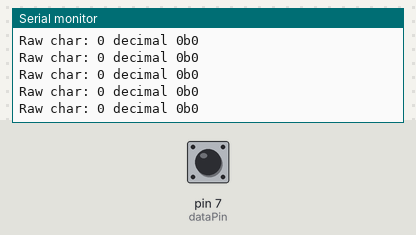
Recording of a sketch running on a simulated Arduino Leonardo, built with avr-gcc and run on an emulated ATmega32U4. Parts: the last lines printed to the serial monitor. The inputs (shaded band) are chosen by the test bench; at power-on: pin 7 (dataPin) LOW.

Above: at 1.2 s.
1.3 s: pin 7 (dataPin) driven HIGH
At 1.7 s:
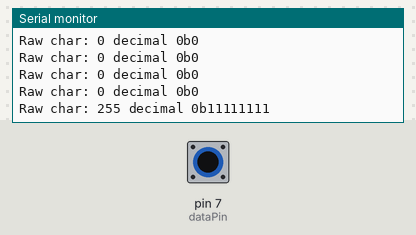
2.8 s: pin 7 (dataPin) pulsed LOW 2 times (0.12 s each, 0.3 s apart)
At 4.5 s:
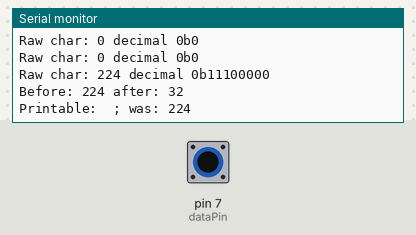
Timing chart, 0 to 6.0 s (numbered marks = the images above; inputs shaded):
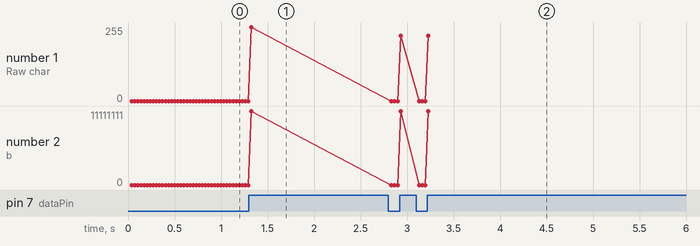

The sketch:

keyboardv1.ino
```cpp
/*
   Simple keyboard interface. Triggers when the data pin goes low.
   Records 8 bits at 110 baud and looks up the value to send back.
*/
#include <Keyboard.h>
#include "vg_keys.h"

// Whether to write logs through the serial library (true, default),
// or to act as a true USB keyboard (false).
bool useSerialLibrary = true;

const int dataPin = 7;      // pin 6 on the KB connector (and pin 6 of the RJ12)
const int resetPin = 9;     // pin 2 on the KB connector (and pin 4 on the RJ12)

void setup() {
  pinMode(resetPin, OUTPUT);
  pinMode(dataPin, INPUT);
  setupTable();

  Serial.begin(9600);
  Serial.println("Hello keyboardv1 with setup. Compiled: " __DATE__);
  setUseSerialLibrary(true);
}

void reset() {
  // Set the reset pin low for 5 ms.
  digitalWrite(resetPin, LOW);
  delay(5);
  digitalWrite(resetPin, HIGH);
}

void setUseSerialLibrary(bool use) {
  if (use) {
    Serial.println("Stopping keyboard, starting serial");
    reset();
  } else {
    Serial.println("Stopping serial, starting keyboard");
    reset();
    delay(100);
    reset();
  }
  useSerialLibrary = use;
}

// Microseconds to wait between bits. Corresponds to 110 baud, empirically determined.
#define BAUD_DELAY_US 3387

// Have to have at least one high reading before triggering low.
boolean oneHigh = false;

void loop() {
  int data = digitalRead(dataPin);
  if (oneHigh && data == LOW) {
    byte key = getKeyFromVG();
    if (useSerialLibrary) {
      Serial.print("Raw char: "); Serial.print(key); Serial.print(" decimal 0b"); Serial.println(key, BIN);
    }
    if (key != 0 && key != 255) {
      // If the keyboard has no power it will return all lows, sending back an avalanche of
      // zeros. Ignore (for now?)
      sendChar(key);
    }
    oneHigh = false;
  } else {
    oneHigh = true;
  }
}

/** Get a keystroke from the VG keyboard */
byte getKeyFromVG() {
  // Wait half a cycle so that we're sampling in the middle of the bit.
  delayMicroseconds(BAUD_DELAY_US / 2);

  int theKey = 0;
  for (int i = 0; i <= 8; ++i) {
    int data = digitalRead(dataPin);

    // Shift right and possibly shift in a 1.
    theKey >>= 1;
    if (data == HIGH) {
      theKey = theKey | 0x80;
    }

    // Wait for the next bit
    delayMicroseconds(BAUD_DELAY_US);
  }

  return (byte) theKey;
}

bool nextIsAlt = false;
bool nextIsCtrl = false;
bool nextIsShift = false;
bool numLock = false;

int translationTable[256];
int numLockTable[256];

/* Send a key chord over the USB. */
void sendChar(byte key) {
  if (key == VG_F6 + VG_CTRL + VG_SHIFT) { // 246
    // Toggles the keyboard-iness
    setUseSerialLibrary(!useSerialLibrary);
  }

  int translated = translationTable[key];
  if (numLock) {
    translated = numLockTable[key];
  }
  if (useSerialLibrary) {
    Serial.print("Before: "); Serial.print(key); Serial.print(" after: "); Serial.println(translated);
  }

  // Figure out what to do with the key
  //  * If "next is alt", send this char as alt
  //  * printable characters just get sent
  //  * F13 is toggles "send next char as "alt""
  //  * F14 is toggles "numLock"
  //  * Other characters are translated.
  if (nextIsAlt || nextIsCtrl || nextIsShift) {
    if (nextIsAlt) {
      translated |= ALT_MOD;
    }
    if (nextIsCtrl) {
      translated |= CTRL_MOD;
    }
    if (nextIsShift) {
      translated |= SHIFT_MOD;
    }
    pressKey(translated, key);
    nextIsAlt = false;
    nextIsCtrl = false;
    nextIsShift = false;
  }
  // Printable character
  else if (translated >= ' ' && translated <= '~') {
    if (useSerialLibrary) {
      Serial.print("Printable: "); Serial.print((char) translated);
      if (key != translated) {
        Serial.print("; was: "); Serial.println(key);
      } else {
        Serial.println();
      }
    } else {
      Keyboard.begin();
      Keyboard.write(translated);
      Keyboard.end();
    }
  }
  // Deal with unprintables
  else if ((translated & 0xff) == KEY_F13) {
    nextIsAlt = translated == KEY_F13;
    nextIsCtrl = (translated & CTRL_MOD) == CTRL_MOD;
    nextIsShift = (translated & SHIFT_MOD) == SHIFT_MOD;
    // if next is shift, but neither of the others, it's alt+shift.
    if (nextIsShift && !nextIsAlt && !nextIsCtrl) {
      nextIsAlt = true;
    }
    if (useSerialLibrary) {
      Serial.print("F13: nextIsAlt. nextIsCtrl: "); Serial.print(nextIsCtrl);
      Serial.print(". nextIsShift: "); Serial.println(nextIsShift);
    }
  } else if (translated == KEY_F14) {
    numLock = !numLock;
    if (useSerialLibrary) {
      Serial.print("F14: Toggling numlock "); Serial.println(numLock);
    }
  } else {
    // Function key or other unprintable.
    pressKey(translated, key);
  }
}

void pressKey(int translated, byte key) {
  byte rawCode = (byte) (translated & 0xff);
  if (useSerialLibrary) {
    if ((translated & CTRL_MOD) == CTRL_MOD) {
      Serial.print("ctrl+");
    }
    if ((translated & ALT_MOD) == ALT_MOD) {
      Serial.print("alt+");
    }
    if ((translated & SHIFT_MOD) == SHIFT_MOD) {
      Serial.print("shift+");
    }
    if (key >= ' ' && key <= '~') {
      Serial.print((char) rawCode); Serial.print(" ; was: "); Serial.println(key);
    } else {
      Serial.print((int) rawCode); Serial.print(" decimal; was decimal: "); Serial.println(key);
    }
  } else {
    Keyboard.begin();
    if ((translated & CTRL_MOD) == CTRL_MOD) {
      Keyboard.press(KEY_LEFT_CTRL);
    }
    if ((translated & ALT_MOD) == ALT_MOD) {
      Keyboard.press(KEY_LEFT_ALT);
    }
    if ((translated & SHIFT_MOD) == SHIFT_MOD) {
      Keyboard.press(KEY_LEFT_SHIFT);
    }
    Keyboard.write(rawCode);
    delay(100);
    Keyboard.releaseAll();
    Keyboard.end();
  }
}
```

setup.ino
```cpp
#include <Keyboard.h>
#include "vg_keys.h"

/** Set up the translation table and numLock table for all keys */
void setupTable() {
  for (int i = 0; i < 256; i++)  {
    if (i >= ' ' && i <= '~') {
      // Printable characters
      translationTable[i] = i;
    } else if (i < ' ') {
      // Control characters, except for exceptions, below.
      translationTable[i] = CTRL_MOD + i + 96;
    } else {
      // Initialize the whole table so it defaults anything not mapped to space
      translationTable[i] = ' ';
    }
  }

  translationTable[VG_TAB] = KEY_TAB;
  translationTable[VG_LINEFEED] = KEY_LEFT_GUI; // Windows key
  translationTable[VG_ENTER] = KEY_RETURN;
  translationTable[VG_ESC] = KEY_ESC;

  translationTable[VG_SHIFT_TAB] = SHIFT_MOD + KEY_TAB;
  translationTable[VG_CTRL_BACKSLASH] = CTRL_MOD + '/';
  translationTable[VG_CTRL_SHIFT_DASH] = CTRL_MOD + SHIFT_MOD + '-';
  translationTable[VG_CTRL_SHIFT_6] = CTRL_MOD + SHIFT_MOD + '6';

  // Delete and backspace are swapped.
  translationTable[VG_DEL] = KEY_BACKSPACE;
  translationTable[VG_BACKSPACE] = KEY_DELETE;

  setupKeyWModifiers(VG_F1, KEY_F1);
  setupKeyWModifiers(VG_F2, KEY_F2);
  setupKeyWModifiers(VG_F3, KEY_F3);
  setupKeyWModifiers(VG_F4, KEY_F4);
  setupKeyWModifiers(VG_F5, KEY_F5);
  setupKeyWModifiers(VG_F6, KEY_F6);
  setupKeyWModifiers(VG_F7, KEY_F7);
  setupKeyWModifiers(VG_F8, KEY_F8);
  setupKeyWModifiers(VG_F9, KEY_F9);
  setupKeyWModifiers(VG_F10, KEY_F10);
  setupKeyWModifiers(VG_F11, KEY_F11);
  setupKeyWModifiers(VG_F12, KEY_F12);
  setupKeyWModifiers(VG_F13, KEY_F13);
  setupKeyWModifiers(VG_F14, KEY_F14);

  setupKeyWModifiers(VG_UP, KEY_UP_ARROW);
  setupKeyWModifiers(VG_DOWN, KEY_DOWN_ARROW);
  setupKeyWModifiers(VG_LEFT, KEY_LEFT_ARROW);
  setupKeyWModifiers(VG_RIGHT, KEY_RIGHT_ARROW);

  translationTable[VG_NP_ENTER] = KEY_RETURN;
  translationTable[VG_NP_ENTER + VG_SHIFT] = SHIFT_MOD + KEY_RETURN;

  // Numlock off: cursor keys:
  translationTable[VG_NP_0] = KEY_INSERT;
  translationTable[VG_NP_1] = KEY_END;
  translationTable[VG_NP_2] = KEY_DOWN_ARROW;
  translationTable[VG_NP_3] = KEY_PAGE_DOWN;
  translationTable[VG_NP_4] = KEY_LEFT_ARROW;
  translationTable[VG_NP_5] = '5';
  translationTable[VG_NP_6] = KEY_RIGHT_ARROW;
  translationTable[VG_NP_7] = KEY_HOME;
  translationTable[VG_NP_8] = KEY_UP_ARROW;
  translationTable[VG_NP_9] = KEY_PAGE_UP;
  translationTable[VG_NP_COMMA] = ',';
  translationTable[VG_NP_DASH] = '-';
  translationTable[VG_NP_DOT] = KEY_DELETE;

  translationTable[VG_NP_1 + VG_CTRL] = CTRL_MOD + KEY_END;
  translationTable[VG_NP_2 + VG_CTRL] = CTRL_MOD + KEY_DOWN_ARROW;
  translationTable[VG_NP_3 + VG_CTRL] = CTRL_MOD + KEY_PAGE_DOWN;
  translationTable[VG_NP_4 + VG_CTRL] = CTRL_MOD + KEY_LEFT_ARROW;
  translationTable[VG_NP_6 + VG_CTRL] = CTRL_MOD + KEY_RIGHT_ARROW;
  translationTable[VG_NP_7 + VG_CTRL] = CTRL_MOD + KEY_HOME;
  translationTable[VG_NP_8 + VG_CTRL] = CTRL_MOD + KEY_UP_ARROW;
  translationTable[VG_NP_9 + VG_CTRL] = CTRL_MOD + KEY_PAGE_UP;

  translationTable[VG_NP_0 + VG_SHIFT] = '0';
  translationTable[VG_NP_1 + VG_SHIFT] = '1';
  translationTable[VG_NP_2 + VG_SHIFT] = '2';
  translationTable[VG_NP_3 + VG_SHIFT] = '3';
  translationTable[VG_NP_4 + VG_SHIFT] = '4';
  translationTable[VG_NP_5 + VG_SHIFT] = '5';
  translationTable[VG_NP_6 + VG_SHIFT] = '6';
  translationTable[VG_NP_7 + VG_SHIFT] = '7';
  translationTable[VG_NP_8 + VG_SHIFT] = '8';
  translationTable[VG_NP_9 + VG_SHIFT] = '9';
  translationTable[VG_NP_COMMA + VG_SHIFT] = ',';
  translationTable[VG_NP_DASH + VG_SHIFT] = '-';
  translationTable[VG_NP_DOT + VG_SHIFT] = '.';

  for (int i = 0; i < 256; i++)  {
    numLockTable[i] = translationTable[i];
  }

  // Numlock overrides:
  numLockTable[VG_NP_0] = '0';
  numLockTable[VG_NP_1] = '1';
  numLockTable[VG_NP_2] = '2';
  numLockTable[VG_NP_3] = '3';
  numLockTable[VG_NP_4] = '4';
  numLockTable[VG_NP_5] = '5';
  numLockTable[VG_NP_6] = '6';
  numLockTable[VG_NP_7] = '7';
  numLockTable[VG_NP_8] = '8';
  numLockTable[VG_NP_9] = '9';
  numLockTable[VG_NP_DOT] = '.';

  // For future me: np0 + ctrl returns the same code as np0
  numLockTable[VG_NP_1 + VG_CTRL] = CTRL_MOD + '1';
  numLockTable[VG_NP_2 + VG_CTRL] = CTRL_MOD + '2';
  numLockTable[VG_NP_3 + VG_CTRL] = CTRL_MOD + '3';
  numLockTable[VG_NP_4 + VG_CTRL] = CTRL_MOD + '4';
  numLockTable[VG_NP_5 + VG_CTRL] = CTRL_MOD + '5';
  numLockTable[VG_NP_6 + VG_CTRL] = CTRL_MOD + '6';
  numLockTable[VG_NP_7 + VG_CTRL] = CTRL_MOD + '7';
  numLockTable[VG_NP_8 + VG_CTRL] = CTRL_MOD + '8';
  numLockTable[VG_NP_9 + VG_CTRL] = CTRL_MOD + '9';

  numLockTable[VG_NP_0 + VG_SHIFT] = KEY_INSERT;
  numLockTable[VG_NP_1 + VG_SHIFT] = KEY_END;
  numLockTable[VG_NP_2 + VG_SHIFT] = KEY_DOWN_ARROW;
  numLockTable[VG_NP_3 + VG_SHIFT] = KEY_PAGE_DOWN;
  numLockTable[VG_NP_4 + VG_SHIFT] = KEY_LEFT_ARROW;
  numLockTable[VG_NP_5 + VG_SHIFT] = '5';
  numLockTable[VG_NP_6 + VG_SHIFT] = KEY_RIGHT_ARROW;
  numLockTable[VG_NP_7 + VG_SHIFT] = KEY_HOME;
  numLockTable[VG_NP_8 + VG_SHIFT] = KEY_UP_ARROW;
  numLockTable[VG_NP_9 + VG_SHIFT] = KEY_PAGE_UP;
  numLockTable[VG_NP_DOT + VG_SHIFT] = KEY_DELETE;
}

/** Set up versions of this key with modifiers, mapping to the given IBM key. */
void setupKeyWModifiers(byte vgKey, byte ibmKey) {
  translationTable[vgKey] = ibmKey;
  translationTable[vgKey + VG_CTRL] = CTRL_MOD + ibmKey;
  translationTable[vgKey + VG_SHIFT] = SHIFT_MOD + ibmKey;
  translationTable[vgKey + VG_SHIFT + VG_CTRL] = CTRL_MOD + SHIFT_MOD + ibmKey;
}
```

vg_keys.h
```cpp
/* Vector Graphic keyboard keycodes. */
// ASCII keys:
#define VG_TAB 9
#define VG_ESC 27
#define VG_BACKSPACE 8
#define VG_DEL 127
#define VG_LINEFEED 10
#define VG_ENTER 13

// Semi-ASCII keys:
#define VG_CTRL_BACKSLASH 28
// Ugh, it's not 9+VG_SHIFT (9+16)
#define VG_SHIFT_TAB 29
// Similarly, not 6+VG_CTRL+VG_SHIFT (6+16+32)
#define VG_CTRL_SHIFT_6 30
// Need I say it again?
#define VG_CTRL_SHIFT_DASH 31

// Function keys:
#define VG_HELP 192
#define VG_F1 193
#define VG_F2 194
#define VG_F3 195
#define VG_F4 196
#define VG_F5 197
#define VG_F6 198
#define VG_F7 199
#define VG_F8 200
#define VG_F9 201
#define VG_F10 202
#define VG_F11 203
#define VG_F12 204
#define VG_F13 205
#define VG_F14 206

// Number pad:
#define VG_NP_0 128
#define VG_NP_1 129
#define VG_NP_2 130
#define VG_NP_3 131
#define VG_NP_4 132
#define VG_NP_5 133
#define VG_NP_6 134
#define VG_NP_7 135
#define VG_NP_8 136
#define VG_NP_9 137
#define VG_NP_DOT 207
#define VG_NP_DASH 142
#define VG_NP_COMMA 143
#define VG_NP_ENTER 160

// Cursor keys:
#define VG_UP 138
#define VG_DOWN 139
#define VG_LEFT 140
#define VG_RIGHT 141

// Modifiers/add this to one of the non-ASCII keys, above
#define VG_SHIFT 16
#define VG_CTRL 32

// Marker for "untranslatable" keys.
#define SPECIAL 255

#define SHIFT_MOD (1<<8)
#define CTRL_MOD (1<<9)
#define ALT_MOD (1<<10)

#ifndef KEY_F12
// The Arduino UNO can't be used as a HID device, but in order
// to test the logic, we define some of the Windows keycodes here.

#warning "Using fake keyboard definitions"

#define KEY_LEFT_CTRL   0x80
#define KEY_LEFT_ALT    0x82

#define KEY_UP_ARROW    0xDA
#define KEY_DOWN_ARROW  0xD9
#define KEY_LEFT_ARROW  0xD8
#define KEY_RIGHT_ARROW 0xD7
#define KEY_BACKSPACE   0xB2
#define KEY_TAB         0xB3
#define KEY_RETURN      0xB0
#define KEY_ESC         0xB1
#define KEY_INSERT      0xD1
#define KEY_DELETE      0xD4
#define KEY_PAGE_UP     0xD3
#define KEY_PAGE_DOWN   0xD6
#define KEY_HOME        0xD2
#define KEY_END         0xD5
#define KEY_F1          0xC2
#define KEY_F2          0xC3
#define KEY_F3          0xC4
#define KEY_F4          0xC5
#define KEY_F5          0xC6
#define KEY_F6          0xC7
#define KEY_F7          0xC8
#define KEY_F8          0xC9
#define KEY_F9          0xCA
#define KEY_F10         0xCB
#define KEY_F11         0xCC
#define KEY_F12         0xCD
#endif
```

Measured:
- after the input at 1.3 s, the serial monitor: prints a new line at once (image 1)
- after the input at 2.8 s, the serial monitor: prints a new line after 0.13 s (image 2)
- plotted number 1: 0 → 255 after the input at 1.3 s, 255 → 224 after the input at 2.8 s
- plotted number 2: 0 → 11111111 after the input at 1.3 s, 11111111 → 11100000 after the input at 2.8 s
